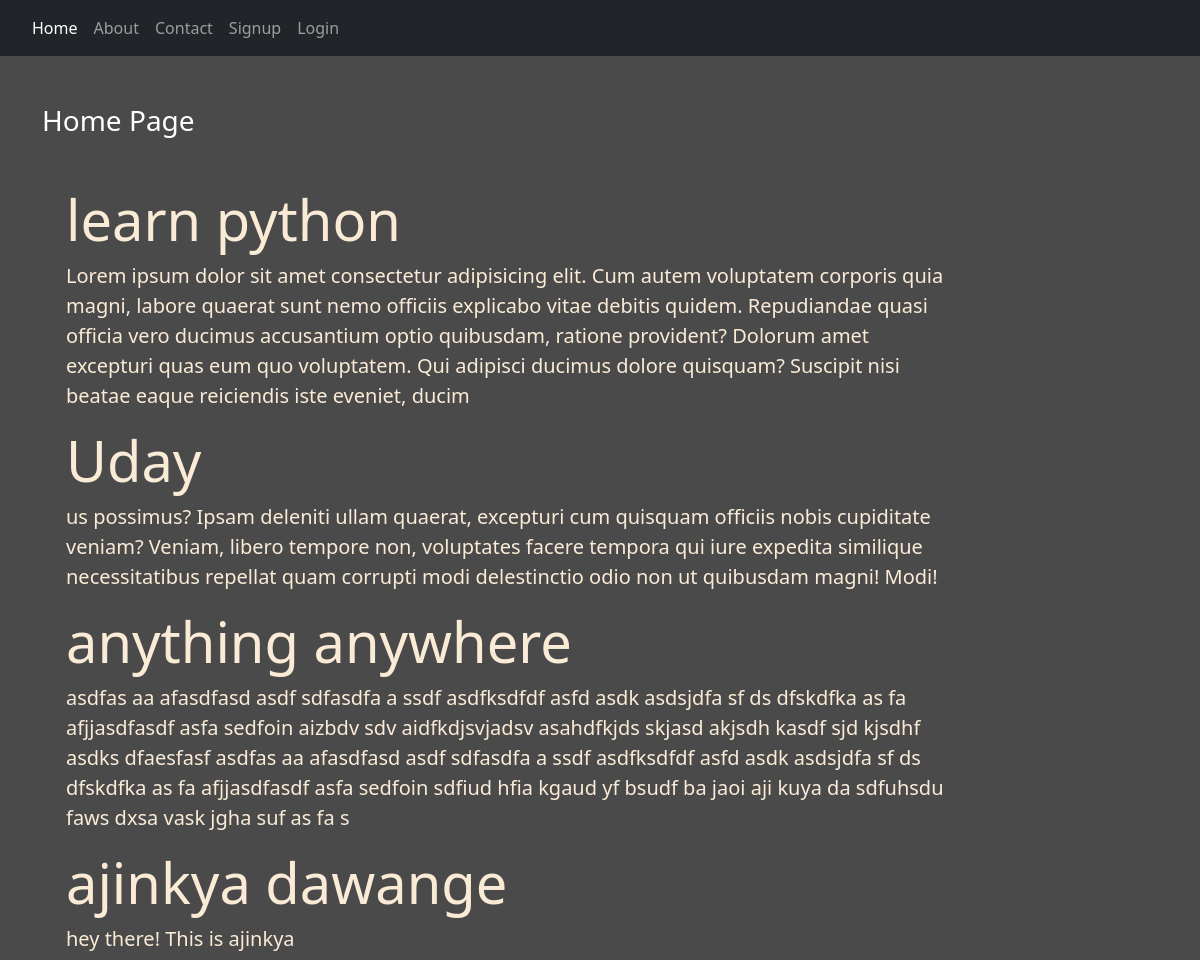
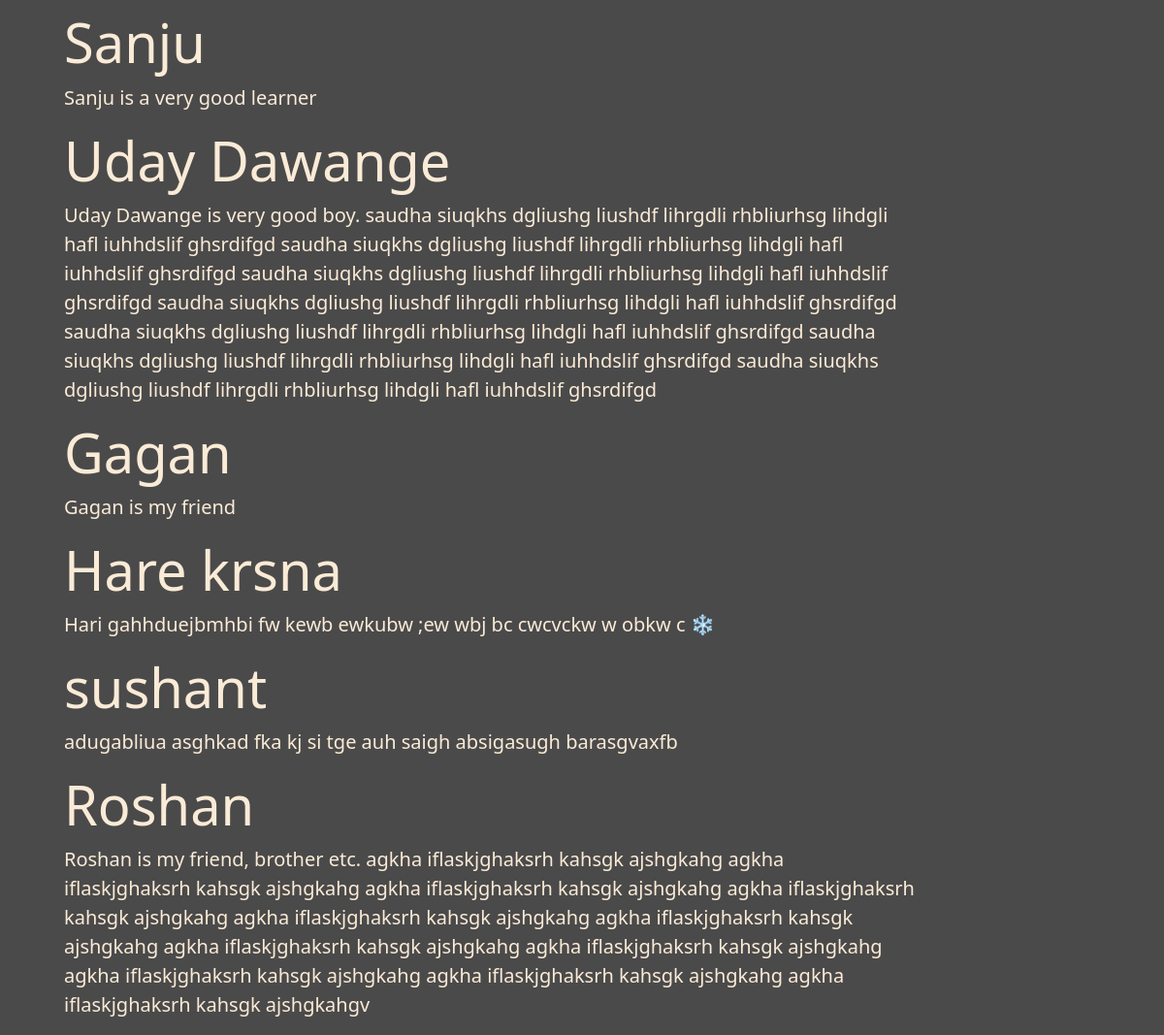
The page / on the database its author committed (2 pictures, top to bottom).
### blog/models.py (models this page shows)
class Post(models.Model):
    title = models.CharField(max_length=150)
    desc = models.TextField()

### blog/views.py (the view)
# urls.py: 2. Add a URL to urlpatterns:  path('', views.home, name='home')
def home(request):
    posts = Post.objects.all()
    return render(request,'blog/home.html',{'posts':posts})

### blog/templates/blog/home.html
{% extends 'blog/base.html' %} {% load static %} {% block content %}
<div class="col-sm-10">
    <h3 class="text-white my-5">Home Page</h3>
    {% for post in posts %}
    <div class="jumbotron jumbotron-fluid">
        <div class="container">
            <h1 class="display-4 font-weight-bold">{{post.title}}</h1>
            <p class="lead">{{post.desc}}</p>
        </div>
    </div>
    {% endfor %}
</div>
{% endblock content %}

### blog/templates/blog/base.html (shortened to what this page needs)
<!DOCTYPE html> {% load static %}
<html lang="en">
<head>
    <link rel="stylesheet" href="{% static 'blog/css/bootstrap.css' %}">
    <link rel="stylesheet" href="{% static 'blog/css/style.css' %}">
</head>
<body>
    <div class="container-fluid bg-dark">
        {% include 'blog/navbar.html' %}
    </div>
    <div class="container">
        <div class="row">
            {% block side %} {% endblock side %} {% block content %} {% endblock content %}
        </div>
    </div>
</body>
</html>

### blog/templates/blog/navbar.html (shortened to what this page needs)
<nav class="navbar navbar-expand-lg navbar-dark bg-dark">
    <div class="container-fluid">
        <div class="collapse navbar-collapse" id="navbarNav">
            <ul class="navbar-nav">
                <li class="nav-item">
                    <a class="nav-link active" aria-current="page" href="/">Home</a>
                </li>
                <li class="nav-item">
                    <a class="nav-link" href="{% url 'about' %}">About</a>
                </li>
                <li class="nav-item">
                    <a class="nav-link" href="{% url 'contact' %}">Contact</a>
                </li>
                {% if request.user.is_authenticated %}
                <li class="nav-item">
                    <a class="nav-link" href="{% url 'dashboard' %}">Dashboard</a>
                </li>
                </li>
                <li class="nav-item">
                    <a class="nav-link" href="{% url 'logout' %}">Logout</a>
                </li>
                {% else %}
                <li class="nav-item">
                    <a class="nav-link" href="{% url 'signup' %}">Signup</a>
                </li>
                <li class="nav-item">
                    <a class="nav-link" href="{% url 'login' %}">Login</a> {% endif %}
            </ul>
        </div>
    </div>
</nav>

### blog/static/blog/css/style.css (style rules this page uses)
body { background-color: rgb(75, 74, 74); color: antiquewhite; }

### rows shown on the page
Post: title "learn python", desc "Lorem ipsum dolor sit amet consectetur adipisicing elit. Cum autem voluptatem corporis quia magni, labore quaerat sunt nemo officiis explicabo vitae debitis quidem. Repudiandae quasi officia vero ducimus accusantium optio quibusdam, ratione provident? Dolorum amet excepturi quas eum quo voluptatem. Qui adipisci ducimus dolore quisquam? Suscipit nisi beatae eaque reiciendis iste eveniet, ducim"
Post: title "Uday", desc "us possimus? Ipsam deleniti ullam quaerat, excepturi cum quisquam officiis nobis cupiditate veniam? Veniam, libero tempore non, voluptates facere tempora qui iure expedita similique necessitatibus repellat quam corrupti modi delestinctio odio non ut quibusdam magni! Modi!"
Post: title "anything anywhere", desc "asdfas aa afasdfasd asdf sdfasdfa a ssdf asdfksdfdf asfd asdk asdsjdfa sf ds dfskdfka as fa afjjasdfasdf asfa sedfoin aizbdv sdv aidfkdjsvjadsv asahdfkjds skjasd akjsdh kasdf sjd kjsdhf asdks dfaesfasf asdfas aa afasdfasd asdf sdfasdfa a ssdf asdfksdfdf asfd asdk asdsjdfa sf ds dfskdfka as fa afjjasdfasdf asfa sedfoin sdfiud hfia kgaud yf bsudf ba jaoi aji kuya da sdfuhsdu faws dxsa vask jgha suf as fa s"
Post: title "ajinkya dawange", desc "hey there! This is ajinkya"
Post: title "Sanju", desc "Sanju is a very good learner"
Post: title "Uday Dawange", desc "Uday Dawange is very good boy. saudha siuqkhs dgliushg liushdf lihrgdli rhbliurhsg lihdgli hafl iuhhdslif ghsrdifgd saudha siuqkhs dgliushg liushdf lihrgdli rhbliurhsg lihdgli hafl iuhhdslif ghsrdifgd saudha siuqkhs dgliushg liushdf lihrgdli rhbliurhsg lihdgli hafl iuhhdslif ghsrdifgd saudha siuqkhs dgliushg liushdf lihrgdli rhbliurhsg lihdgli hafl iuhhdslif ghsrdifgd saudha siuqkhs dgliushg liushdf lihrgdli rhbliurhsg lihdgli hafl iuhhdslif ghsrdifgd saudha siuqkhs dgliushg liushdf lihrgdli rhbliurhsg lihdgli hafl iuhhdslif ghsrdifgd saudha siuqkhs dgliushg liushdf lihrgdli rhbliurhsg lihdgli hafl iuhhdslif ghsrdifgd"
Post: title "Gagan", desc "Gagan is my friend"
Post: title "Hare krsna", desc "Hari gahhduejbmhbi fw kewb ewkubw ;ew wbj bc cwcvckw w obkw c ❄"
Post: title "sushant", desc "adugabliua asghkad fka kj si tge auh saigh absigasugh barasgvaxfb"
Post: title "Roshan", desc "Roshan is my friend, brother etc. agkha iflaskjghaksrh kahsgk ajshgkahg agkha iflaskjghaksrh kahsgk ajshgkahg agkha iflaskjghaksrh kahsgk ajshgkahg agkha iflaskjghaksrh kahsgk ajshgkahg agkha iflaskjghaksrh kahsgk ajshgkahg agkha iflaskjghaksrh kahsgk ajshgkahg agkha iflaskjghaksrh kahsgk ajshgkahg agkha iflaskjghaksrh kahsgk ajshgkahg agkha iflaskjghaksrh kahsgk ajshgkahg agkha iflaskjghaksrh kahsgk ajshgkahg agkha iflaskjghaksrh kahsgk ajshgkahgv"
